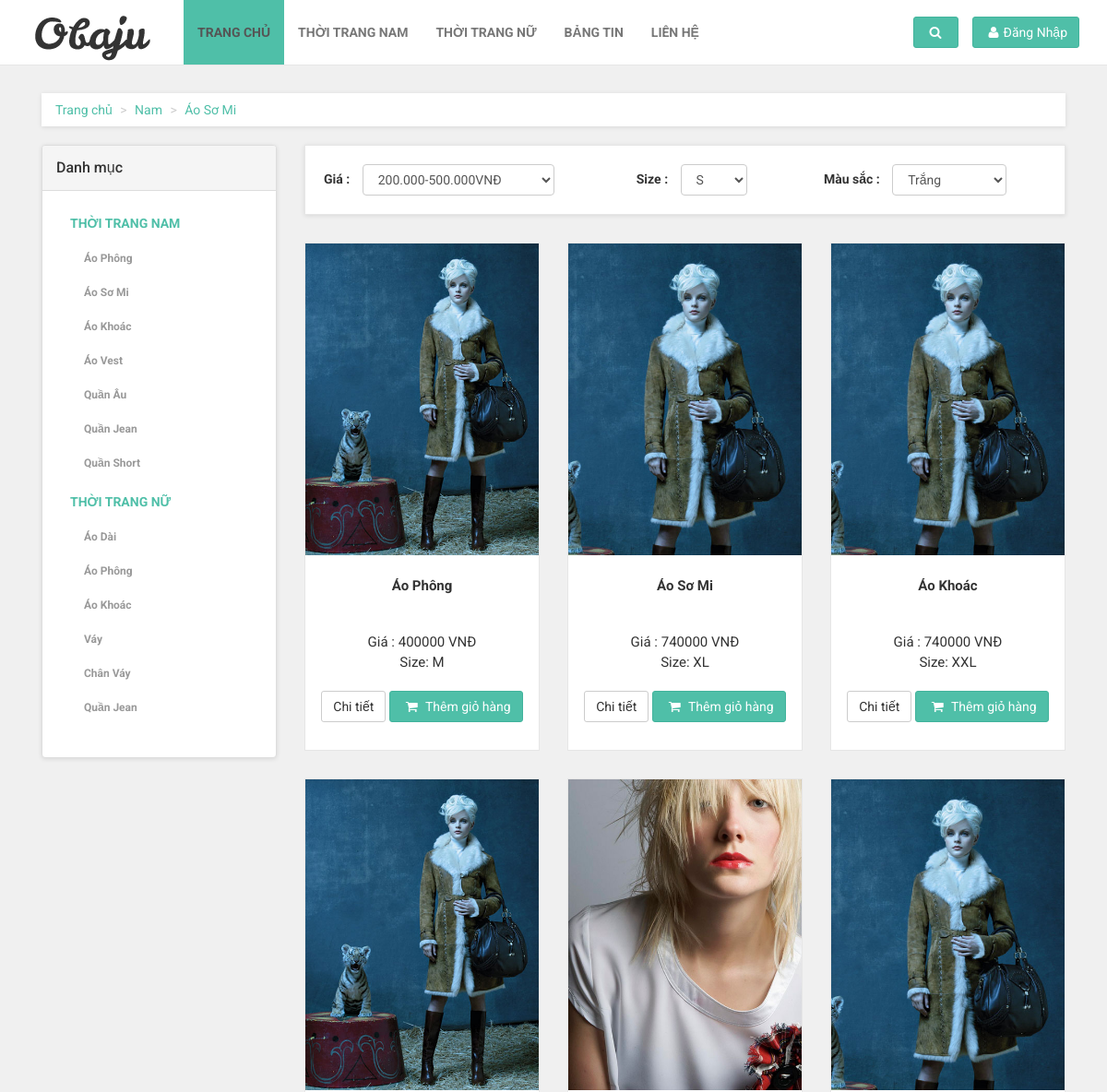
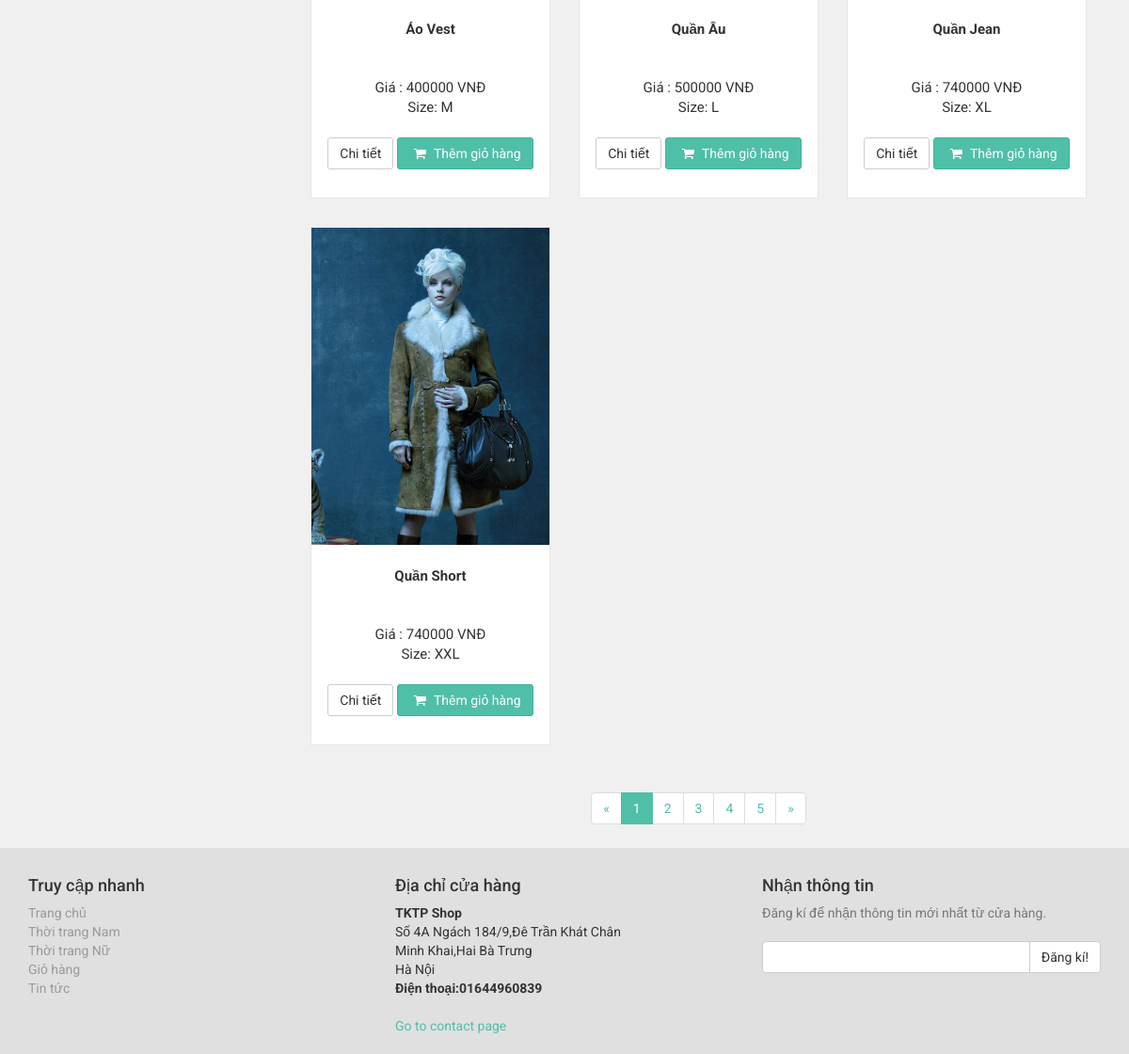
The app's page /views/khachhang/route.php?controller=controller_sanpham&action=showSP_type&type_sp=Nam&name_sp=Áo Sơ Mi with its own data (2 pictures, top to bottom).
### tables this page shows
CREATE TABLE `sanpham` (
  `idsanpham` int(11) NOT NULL,
  `tensanpham` varchar(40) DEFAULT NULL,
  `loaisanpham` varchar(40) DEFAULT NULL,
  `giasanpham` double DEFAULT NULL,
  `mausacsanpham` varchar(40) DEFAULT NULL,
  `sizesanpham` varchar(11) DEFAULT NULL,
  `soluongsanpham` int(40) DEFAULT NULL,
  `motasanpham` text,
  `urlanhsanpham` varchar(255) DEFAULT NULL
);

### controllers/controller_sanpham.php (called while the page is built, shortened)
<?php
require_once (__DIR__."/../models/model_sanpham.php");
require_once (__DIR__."/../models/sanpham.php");
class controller_sanpham {
    private $modelSP;
    public function __construct()
    {
        $this->modelSP=new Model_Sanpham();
    }
    public function showSP_type(){
        $data=$this->modelSP->getSP_type($_GET['type_sp']);
        require_once(__DIR__ . "/../views/khachhang/category.php");
    }
}
?>

### views/khachhang/route.php (called while the page is built, shortened)
<?php
if(isset($_GET["controller"])&&isset($_GET["action"])){
     $action= $_GET["action"];
}
else{
    $controller="controller_error";
    $action="error";
}
$control= new $controller;
$control->$action();
?>

### models/DBconnector.php (called while the page is built)
<?php
class DBConnector {
    public function connect(){
        $host='localhost';
        $user='thangmh3501';
        $password='123456';
        $db='csdl_congngheweb';
        $connection=mysqli_connect($host,$user,$password,$db);
        mysqli_set_charset($connection,"utf8");
        return $connection;
    }
}
?>

### models/model_sanpham.php (called while the page is built, shortened)
<?php
require_once("DBconnector.php");
require_once ("sanpham.php");
class Model_Sanpham{
    private $conn;
    public function __construct()
    {
        $dbconnect= new DBConnector();
        $this->conn = $dbconnect->connect();
    }
    public function getSP_type($type){
        $sql="select * from sanpham where sanpham.loaisanpham='".$type."';";
        $result=$this->conn->query($sql);
        $array_sp= array();
        while($row=$result->fetch_assoc()){
            $sp= new sanpham($row['idsanpham'],$row['tensanpham'],$row['loaisanpham'],$row['giasanpham'],$row['mausacsanpham'],$row['sizesanpham'],
                $row['soluongsanpham'],$row['motasanpham'],$row['urlanhsanpham']);
            array_push($array_sp,$sp);
        }
        return $array_sp;
    }
}
?>

### models/sanpham.php (called while the page is built, shortened)
<?php
class sanpham {
    private $idsanpham;
    private $tensanpham;
    private $giasanpham;
    private $sizesanpham;
    private $urlanhsanpham;
    public function __construct($idsanpham, $tensanpham, $loaisanpham, $giasanpham, $mausacsanpham, $sizesanpham, $soluongsanpham, $motasanpham, $urlanhsanpham)
    {
        $this->idsanpham = $idsanpham;
        $this->tensanpham = $tensanpham;
        $this->giasanpham = $giasanpham;
        $this->sizesanpham = $sizesanpham;
        $this->urlanhsanpham = $urlanhsanpham;
    }
    public function getIdsanpham()
    {
        return $this->idsanpham;
    }
    public function getTensanpham()
    {
        return $this->tensanpham;
    }
    public function getGiasanpham()
    {
        return $this->giasanpham;
    }
    public function getSizesanpham()
    {
        return $this->sizesanpham;
    }
    public function getUrlanhsanpham()
    {
        return $this->urlanhsanpham;
    }
}
?>

### views/khachhang/category.php (the view, shortened to what this page needs)
<?php
require_once(__DIR__."/../../models/sanpham.php");
include 'header.php';
?>
    <div id="all">
        <div id="content">
            <div class="container">
                <div class="col-md-12">
                    <ul class="breadcrumb">
                        <li><a href="index.php">Trang chủ</a>
                        </li>
                        <?php
                        if(!empty($_GET['type_sp'])){
                        ?>
                            <li id="index_typesp"><a href="route.php?controller=controller_sanpham&action=showSP_type&type_sp=<?php echo $_GET['type_sp'];?>"><?php echo $_GET['type_sp'];?></a></li>
                        <?php
                        }
                        ?>
                        <?php
                        if(!empty($_GET['type_sp'])&&!empty($_GET['name_sp'])){
                        ?>
                        <li id="index_namesp"><a href="route.php?controller=controller_sanpham&action=showSP_name&type_sp=<?php echo $_GET['type_sp'];?>&name_sp=<?php echo $_GET['name_sp']; ?>"><?php  echo $_GET['name_sp'];?></a></li>
                        <?php
                        }
                        ?>
                    </ul>
                </div>
                <div class="col-md-3">
                    <div class="panel panel-default sidebar-menu">
                        <div class="panel-heading">
                            <h3 class="panel-title">Danh mục</h3>
                        </div>
                        <div class="panel-body">
                            <ul class="nav nav-pills nav-stacked category-menu">
                                <li>
                                    <a href="route.php?controller=controller_sanpham&action=showSP_type&type_sp=Nam"> Thời trang nam</a>
                                    <ul>
                                        <li><a href="route.php?controller=controller_sanpham&action=showSP_name&type_sp=Nam&name_sp=Áo Phông">Áo Phông</a>
                                        </li>
                                        </li>
                                        <li><a href="route.php?controller=controller_sanpham&action=showSP_name&type_sp=Nam&name_sp=Áo Sơ Mi">Áo Sơ Mi</a>
                                        </li>
                                        <li><a href="route.php?controller=controller_sanpham&action=showSP_name&type_sp=Nam&name_sp=Áo Khoác">Áo Khoác</a>
                                        </li>
                                        <li><a href="route.php?controller=controller_sanpham&action=showSP_name&type_sp=Nam&name_sp=Áo Vest">Áo Vest</a>
                                        </li>
                                        <li><a href="route.php?controller=controller_sanpham&action=showSP_name&type_sp=Nam&name_sp=Quần Âu">Quần Âu</a>
                                        </li>
                                        <li><a href="route.php?controller=controller_sanpham&action=showSP_name&type_sp=Nam&name_sp=Quần Jean">Quần Jean</a>
                                        </li>
                                        <li><a href="route.php?controller=controller_sanpham&action=showSP_name&type_sp=Nam&name_sp=Quần Short">Quần Short</a>
                                        </li>
                                    </ul>
                                <li>
                                    <a href="route.php?controller=controller_sanpham&action=showSP_type&type_sp=Nữ"> Thời trang nữ</a>
                                    <ul>
                                        <li><a href="route.php?controller=controller_sanpham&action=showSP_name&type_sp=Nữ&name_sp=Áo Dài">Áo Dài</a>
                                        </li>
                                        <li><a href="route.php?controller=controller_sanpham&action=showSP_name&type_sp=Nữ&name_sp=Áo Phông">Áo Phông</a>
                                        </li>
                                        <li><a href="route.php?controller=controller_sanpham&action=showSP_name&type_sp=Nữ&name_sp=Áo Khoác">Áo Khoác</a>
                                        </li>
                                        <li><a href="route.php?controller=controller_sanpham&action=showSP_name&type_sp=Nữ&name_sp=Váy">Váy</a>
                                        </li>
                                        <li><a href="route.php?controller=controller_sanpham&action=showSP_name&type_sp=Nữ&name_sp=Chân Váy">Chân Váy</a>
                                        </li>
                                        <li><a href="route.php?controller=controller_sanpham&action=showSP_name&type_sp=Nữ&name_sp=Quần Jean">Quần Jean</a>
                                        </li>
                                    </ul>
                                </li>
                        </div>
                    </div>
                </div>
                <div class="col-md-9">
                    <div class="box info-bar">
                                <div class="row">
                                    <form class="form-inline">
                                        <div class="col-sm-6 col-md-5">
                                            <div class="products-sort-by">
                                                <strong>Giá :</strong>
                                                <select id="select_gia" name="price_sp" class="form-control">
                                                    <option value='"200000" and "500000"'> 200.000-500.000VNĐ</option>
                                                </select>
                                            </div>
                                        </div>
                                        <div class="col-md-3 col-sm-6">
                                            <div class="products-sort-by">
                                                <strong>Size :</strong>
                                                <select id="select_size" name="size_sp" class="form-control">
                                                    <option value="S">S</option>
                                                </select>
                                            </div>
                                        </div>
                                        <div class="col-md-4 col-sm-6">
                                            <div class="products-sort-by">
                                                <strong>Màu sắc :</strong>
                                                <select id="select_mausac" name="color_sp" class="form-control">
                                                    <option value="Trắng">Trắng</option>
                                                </select>
                                            </div>
                                        </div>
                                    </form>
                                </div>
                        </div>
                    <div class="row products showproducts">
                        <?php
                        if(!empty($data)){
                            foreach ($data as $sp) {
                                ?>
                        <div class="col-md-4 col-sm-6">
                            <div class="product">
                                <a href="route.php?controller=controller_sanpham&action=showSP_detail&id_sp=<?php echo $sp-> getIdsanpham();?>" class="visible">
                                    <img src="<?php echo $sp->getUrlanhsanpham(); ?>" alt="" class="img-responsive">
                                </a>
                                <div class="text">
                                    <h3><?php echo $sp->getTensanpham(); ?></h3>
                                    <p class="price">Giá : <?php  echo $sp->getGiasanpham();?> VNĐ<br>
                                        Size: <?php echo $sp->getSizesanpham();?></p>
                                    <p class="buttons">
                                        <a href="route.php?controller=controller_sanpham&action=showSP_detail&id_sp=<?php echo $sp-> getIdsanpham();?>" class="btn btn-default">Chi tiết</a>
                                        <button id="<?php echo $sp->getIdsanpham(); ?>" class="btn btn-primary"><i class="fa fa-shopping-cart"></i> Thêm giỏ hàng</button>
                                    </p>
                                </div>
                            </div>
                        </div>
                     <?php
                       }
                     }
                     ?>
                    </div>
                    <div class="pages">
                        <ul class="pagination">
                            <li><a href="#">&laquo;</a>
                            </li>
                            <li class="active"><a href="#">1</a>
                            </li>
                            <li><a href="#">2</a>
                            </li>
                            <li><a href="#">3</a>
                            </li>
                            <li><a href="#">4</a>
                            </li>
                            <li><a href="#">5</a>
                            </li>
                            <li><a href="#">&raquo;</a>
                            </li>
                        </ul>
                    </div>
                </div>
            </div>
        </div>
    </div>
<?php include 'footer.php' ?>

### views/khachhang/css/style.default.css (style rules this page uses)
a, button { -webkit-transition: all 0.2s ease-out; -moz-transition: all 0.2s ease-out; transition: all 0.2s ease-out; }
a i.fa, button i.fa { margin: 0 5px; }
.breadcrumb { -webkit-box-shadow: 0 1px 5px rgba(0, 0, 0, 0.1); box-shadow: 0 1px 5px rgba(0, 0, 0, 0.1); }
.box { background: #fff; margin: 0 0 30px; border: solid 1px #e6e6e6; -webkit-box-sizing: border-box; -moz-box-sizing: border-box; box-sizing: border-box; padding: 20px; -webkit-box-shadow: 0 1px 5px rgba(0, 0, 0, 0.1); box-shadow: 0 1px 5px rgba(0, 0, 0, 0.1); }
#content .panel.sidebar-menu { -webkit-box-sizing: border-box; -moz-box-sizing: border-box; box-sizing: border-box; -webkit-box-shadow: 0 1px 5px rgba(0, 0, 0, 0.1); box-shadow: 0 1px 5px rgba(0, 0, 0, 0.1); }
#content .panel.sidebar-menu h3 { padding: 5px 0; margin: 0; }
#content .panel.sidebar-menu ul.nav.category-menu { margin-bottom: 20px; }
#content .panel.sidebar-menu ul.nav.category-menu li a { text-transform: uppercase; font-weight: bold; }
#content .panel.sidebar-menu ul.nav ul { list-style: none; padding-left: 0; }
#content .panel.sidebar-menu ul.nav ul li { display: block; }
#content .panel.sidebar-menu ul.nav ul li a { position: relative; font-weight: normal; text-transform: none !important; display: block; padding: 10px 15px; padding-left: 30px; font-size: 12px; color: #999999; }
#content .info-bar { line-height: 32px; vertical-align: middle; }
#content .info-bar .products-sort-by select { margin-left: 10px; }
#content .product { background: #fff; border: solid 1px #e6e6e6; -webkit-box-sizing: border-box; -moz-box-sizing: border-box; box-sizing: border-box; margin-bottom: 30px; }
#content .product .text { padding: 5px 5px 0; }
#content .product .text h3 { font-size: 15px; font-weight: 700; height: 39.6px; text-align: center; overflow: hidden; }
#content .product .text p.price { font-size: 15px; text-align: center; font-weight: normal; }
#content .product .text .buttons { clear: both; text-align: center; }
#content .product .text .buttons .btn { margin-bottom: 10px; }
#content .pages { text-align: center; }
#content .pages .pagination { text-align: center; }
.nav { margin-bottom: 0; padding-left: 0; list-style: none; }
.nav > li > a { padding: 10px 15px; }
.nav-pills > li > a { border-radius: 0; }
body { font-family: "Roboto", Helvetica, Arial, sans-serif; font-size: 14px; line-height: 1.42857143; color: #333333; background-color: #f0f0f0; }
a { color: #4fbfa8; text-decoration: none; }
.breadcrumb { padding: 8px 15px; margin-bottom: 20px; background-color: #ffffff; border-radius: 0; }
.breadcrumb > li + li:before { content: ">\00a0"; color: #cccccc; }
.btn { font-weight: normal; font-family: "Roboto", Helvetica, Arial, sans-serif; padding: 6px 12px; font-size: 14px; line-height: 1.42857143; border-radius: 3px; }
.btn-primary { color: #ffffff; background-color: #4fbfa8; border-color: #41b39c; }
.form-control { -webkit-box-shadow: none; box-shadow: none; }
.pagination { margin: 20px 0; font-family: "Roboto", Helvetica, Arial, sans-serif; border-radius: 0; }
.pagination > li > a, .pagination > li > span { padding: 6px 12px; line-height: 1.42857143; text-decoration: none; color: #4fbfa8; background-color: #ffffff; border: 1px solid #dddddd; }
.pagination > .active > a, .pagination > .active > span, .pagination > .active > a:hover, .pagination > .active > span:hover, .pagination > .active > a:focus, .pagination > .active > span:focus { z-index: 2; color: #ffffff; background-color: #4fbfa8; border-color: #4fbfa8; }
h1, h2, h3, h4, h5, h6, .h1, .h2, .h3, .h4, .h5, .h6 { font-family: inherit; font-weight: 500; line-height: 1.1; color: inherit; }
h1, .h1, h2, .h2, h3, .h3 { margin-top: 20px; margin-bottom: 20px; }
p, ul, ol { margin: 0 0 20px; }

### views/khachhang/css/custom.css (style rules this page uses)
.img-responsive { max-width: 100%; height: auto; display:block; }

### records on screen
sanpham: urlanhsanpham (picture), tensanpham "Áo Phông", giasanpham "400000", sizesanpham "M"
sanpham: urlanhsanpham (picture), tensanpham "Áo Sơ Mi", giasanpham "740000", sizesanpham "XL"
sanpham: urlanhsanpham (picture), tensanpham "Áo Khoác", giasanpham "740000", sizesanpham "XXL"
sanpham: urlanhsanpham (picture), tensanpham "Áo Vest", giasanpham "400000", sizesanpham "M"
sanpham: urlanhsanpham (picture), tensanpham "Quần Âu", giasanpham "500000", sizesanpham "L"
sanpham: urlanhsanpham (picture), tensanpham "Quần Jean", giasanpham "740000", sizesanpham "XL"
sanpham: urlanhsanpham (picture), tensanpham "Quần Short", giasanpham "740000", sizesanpham "XXL"

### other values on screen
$_GET['type_sp'] "Nam"
$_GET['name_sp'] "Áo Sơ Mi"
